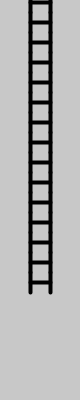
Frame 1 (no input)
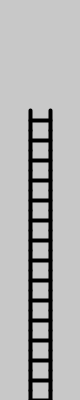
Frame 60 (the mouse pressed at the canvas centre just before this capture)
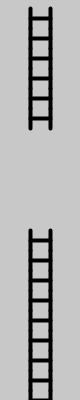
Frame 120 (the mouse held since frame 60 and released just before this capture)

The Processing sketch that drew these frames (run headless with seeded random() and noise(); from frame 60 on, the mouse is pressed at the canvas centre):

// Processing sketch: trainTrackFinal
// ── trainTrackFinal.pde
// traintracks
int numTracks = 15;
float trackX = 40;
float[] trackY = new float[numTracks];
float trackSpeed = 2;

void setup() {
  size(80, 400);
  strokeWeight(4);
  for (int i = 0; i<numTracks; i++) {
    trackY[i] = i*20;
  }
}

void draw() {
  background(200);
  for (int i = 0; i<numTracks; i++) {
    trackY[i] += trackSpeed;
    line(trackX - 10, trackY[i] - 10, trackX -10, trackY[i]+10);
    line(trackX - 10, trackY[i], trackX + 10, trackY[i]);
    line(trackX + 10, trackY[i] - 10, trackX + 10, trackY[i]+10);

    if (trackY[i] > height) {
      trackY[i] = 0;
    }
  }
}
